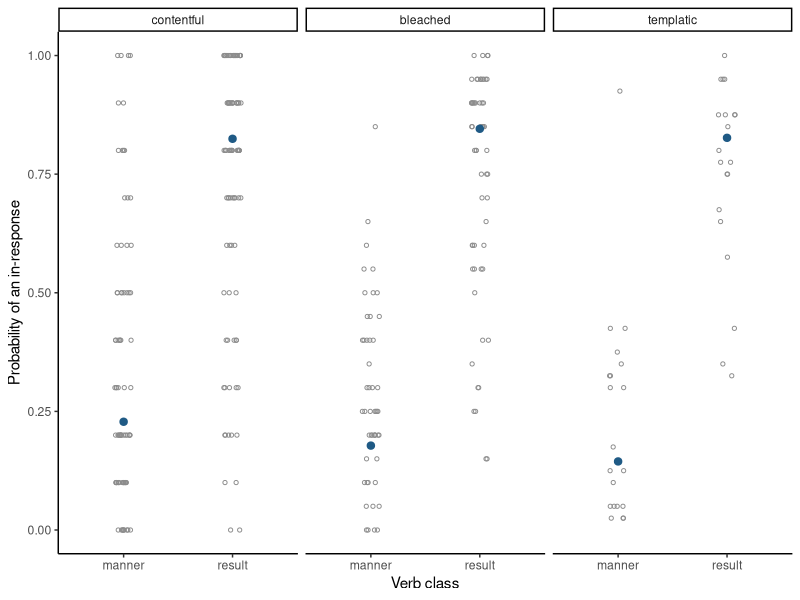
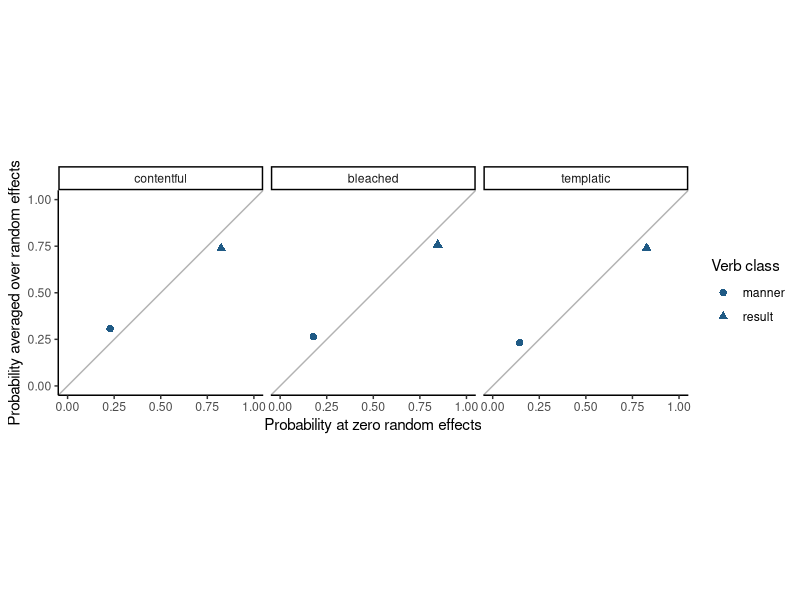

Write R code to recreate these figures, in order.
## ---- chunk 1
#| label: supertelicity-observed-participant-log-odds
supertelicity_preview <- read.csv(
  "data/supertelicity/supertelicity-cloze.csv"
)
participant_probability <- tapply(
  supertelicity_preview$prep_in,
  supertelicity_preview$participant_id,
  mean
)
participant_trials <- table(supertelicity_preview$participant_id)
eligible_participants <- names(participant_probability)[
  participant_probability > 0 & participant_probability < 1
]
example_participant <- eligible_participants[[1L]]
observed_probability <- participant_probability[[example_participant]]
data.frame(
  participant_id = example_participant,
  trials = unname(participant_trials[[example_participant]]),
  empirical_in_probability = observed_probability,
  empirical_in_log_odds = qlogis(observed_probability)
)
## ---- chunk 2
#| label: fit-supertelicity-glmm
library(lme4)
library(ggplot2)

supertelicity_all <- read.csv("data/supertelicity/supertelicity-cloze.csv")
supertelicity <- subset(supertelicity_all, clause_type == "episodic")
supertelicity$participant_id <- factor(supertelicity$participant_id)
supertelicity$verb <- factor(supertelicity$verb)
supertelicity$sentence_id <- factor(supertelicity$sentence_id)
supertelicity$verb_type <- factor(
  supertelicity$verb_type,
  levels = c("manner", "result")
)
supertelicity$contentfulness <- factor(
  supertelicity$contentfulness,
  levels = c("contentful", "bleached", "templatic")
)

contrasts(supertelicity$verb_type) <- contr.sum(2)
contrasts(supertelicity$contentfulness) <- contr.sum(3)

fit <- glmer(
  prep_in ~ verb_type * contentfulness +
    (1 | participant_id) +
    (1 | verb) +
    (1 | sentence_id),
  data = supertelicity,
  family = binomial(link = "logit"),
  nAGQ = 1L,
  control = glmerControl(
    optimizer = "bobyqa",
    optCtrl = list(maxfun = 200000L)
  )
)

scaled_gradient <- function(model) {
  gradient <- model@optinfo$derivs$gradient
  hessian <- model@optinfo$derivs$Hessian
  solve(chol(hessian), gradient)
}

fit_scaled_gradient <- scaled_gradient(fit)
fit_fixed_effect_covariance <- as.matrix(vcov(fit))
fit_diagnostics <- c(
  optimizer_code = fit@optinfo$conv$opt,
  convergence_messages = length(fit@optinfo$conv$lme4$messages),
  maximum_absolute_scaled_gradient = max(abs(fit_scaled_gradient)),
  smallest_fixed_effect_covariance_eigenvalue = min(eigen(
    fit_fixed_effect_covariance,
    symmetric = TRUE,
    only.values = TRUE
  )$values)
)

stopifnot(
  fit_diagnostics[["optimizer_code"]] == 0,
  fit_diagnostics[["convergence_messages"]] == 0,
  fit_diagnostics[["maximum_absolute_scaled_gradient"]] < 2e-3,
  fit_diagnostics[["smallest_fixed_effect_covariance_eigenvalue"]] > 0
)

fit_diagnostics

data_summary <- c(
  trials = nrow(supertelicity),
  participant_identifiers = nlevels(supertelicity$participant_id),
  verbs = nlevels(supertelicity$verb),
  sentences = nlevels(supertelicity$sentence_id),
  in_responses = sum(supertelicity$prep_in),
  for_responses = sum(1L - supertelicity$prep_in)
)
data_summary
## ---- chunk 3
#| label: supertelicity-reduced-quadrature-check
reduced_formula <- prep_in ~ verb_type * contentfulness +
  (1 | participant_id)

reduced_laplace <- glmer(
  reduced_formula,
  data = supertelicity,
  family = binomial(link = "logit"),
  nAGQ = 1L,
  control = glmerControl(
    optimizer = "bobyqa",
    optCtrl = list(maxfun = 200000L)
  )
)

reduced_quadrature <- glmer(
  reduced_formula,
  data = supertelicity,
  family = binomial(link = "logit"),
  nAGQ = 9L,
  control = glmerControl(
    optimizer = "bobyqa",
    optCtrl = list(maxfun = 200000L)
  )
)

reduced_check <- data.frame(
  calculation = c("Laplace", "Nine-point adaptive quadrature"),
  log_likelihood = c(
    as.numeric(logLik(reduced_laplace)),
    as.numeric(logLik(reduced_quadrature))
  ),
  maximum_absolute_scaled_gradient = c(
    max(abs(scaled_gradient(reduced_laplace))),
    max(abs(scaled_gradient(reduced_quadrature)))
  ),
  optimizer_code = c(
    reduced_laplace@optinfo$conv$opt,
    reduced_quadrature@optinfo$conv$opt
  )
)

reduced_coefficient_difference <- max(abs(
  fixef(reduced_laplace) - fixef(reduced_quadrature)
))
reduced_standard_deviation_difference <- abs(
  attr(VarCorr(reduced_laplace)$participant_id, "stddev") -
    attr(VarCorr(reduced_quadrature)$participant_id, "stddev")
)

stopifnot(
  all(reduced_check$optimizer_code == 0),
  all(reduced_check$maximum_absolute_scaled_gradient < 2e-3),
  reduced_coefficient_difference < 0.01,
  reduced_standard_deviation_difference < 0.01
)

reduced_check
c(
  largest_fixed_effect_difference = reduced_coefficient_difference,
  participant_standard_deviation_difference =
    reduced_standard_deviation_difference
)
## ---- chunk 4
#| label: supertelicity-glmm-observation-and-repetition
#| echo: true
supertelicity[1L, c("participant_id", "verb", "sentence_id", "verb_type",
                    "contentfulness", "preposition", "prep_in")]
verbs_per_sentence <- aggregate(
  verb ~ sentence_id,
  data = supertelicity,
  FUN = function(x) length(unique(x))
)
sentences_per_verb <- table(unique(
  supertelicity[c("verb", "sentence_id")]
)$verb)
stopifnot(max(verbs_per_sentence$verb) == 1L)
c(participant_repetitions = max(table(supertelicity$participant_id)),
  verb_repetitions = max(table(supertelicity$verb)),
  sentence_repetitions = max(table(supertelicity$sentence_id)),
  minimum_sentences_per_verb = min(sentences_per_verb),
  maximum_sentences_per_verb = max(sentences_per_verb))
## ---- chunk 5
#| label: plot-supertelicity-glmm
sentence_proportions <- aggregate(
  prep_in ~ verb_type + contentfulness + sentence_id,
  data = supertelicity,
  FUN = mean
)

prediction_grid <- expand.grid(
  verb_type = factor(
    c("manner", "result"),
    levels = levels(supertelicity$verb_type)
  ),
  contentfulness = factor(
    c("contentful", "bleached", "templatic"),
    levels = levels(supertelicity$contentfulness)
  )
)
prediction_grid$conditional_probability <- predict(
  fit,
  newdata = prediction_grid,
  type = "response",
  re.form = NA
)

ggplot(
  sentence_proportions,
  aes(x = verb_type, y = prep_in)
) +
  geom_jitter(
    width = 0.08,
    height = 0,
    shape = 1,
    size = 1.1,
    color = "grey55"
  ) +
  geom_point(
    data = prediction_grid,
    aes(y = conditional_probability),
    color = "#1F5A85",
    size = 2.2
  ) +
  facet_wrap(~contentfulness) +
  scale_y_continuous(limits = c(0, 1)) +
  labs(x = "Verb class", y = "Probability of an in-response") +
  theme_classic()
## ---- chunk 6
#| label: supertelicity-verb-contrast
result_minus_manner_log_odds <- -2 * fixef(fit)[["verb_type1"]]
c(
  result_minus_manner_log_odds = result_minus_manner_log_odds,
  result_minus_manner_odds_ratio = exp(result_minus_manner_log_odds)
)
## ---- chunk 7
#| label: plot-supertelicity-marginal
variance_components <- as.data.frame(VarCorr(fit))
total_random_variance <- sum(
  variance_components$vcov[is.na(variance_components$var2)]
)
population_location <- predict(
  fit,
  newdata = prediction_grid,
  type = "link",
  re.form = NA
)

prediction_grid$marginal_probability <- vapply(
  population_location,
  function(a) {
    integrate(
      function(b) {
        plogis(a + b) *
          dnorm(b, sd = sqrt(total_random_variance))
      },
      lower = -Inf,
      upper = Inf,
      rel.tol = 1e-10
    )$value
  },
  numeric(1)
)

prediction_grid[1L, c("verb_type", "contentfulness",
                       "conditional_probability", "marginal_probability")]

ggplot(
  prediction_grid,
  aes(
    x = conditional_probability,
    y = marginal_probability,
    shape = verb_type
  )
) +
  geom_abline(slope = 1, intercept = 0, color = "grey70") +
  geom_point(color = "#1F5A85", size = 2.2) +
  facet_wrap(~contentfulness) +
  coord_equal(xlim = c(0, 1), ylim = c(0, 1)) +
  labs(
    x = "Probability at zero random effects",
    y = "Probability averaged over random effects",
    shape = "Verb class"
  ) +
  theme_classic()
